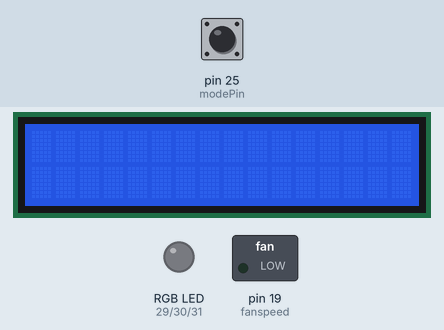
Simulated run of this sketch. Board: Arduino Mega 2560, built with avr-gcc and run on an emulated ATmega2560. Parts: 16×2 character LCD, switched loads named in the sketch (green lamp = pin HIGH), an RGB LED mixed from three pins (HIGH = lit). The test bench sets the inputs (shaded band); at power-on: pin 25 (modePin) LOW.

Above: at 0.1 s.
At 13.8 s:
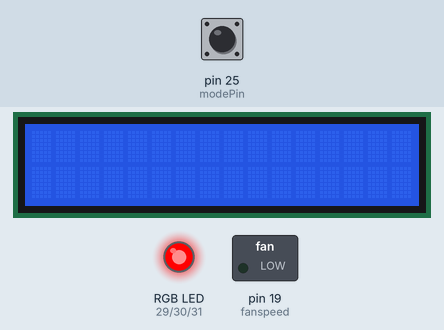
At 68.4 s:
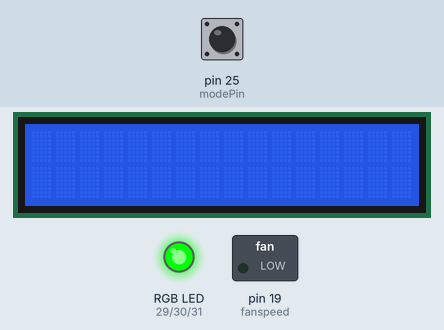
At 123.0 s:
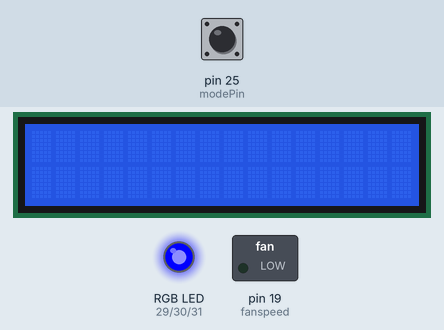
Timing chart, 0 to 124.5 s (numbered marks = the images above):
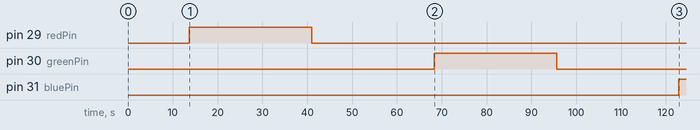

Measured:
- by itself, pin 29 (redPin): LOW → HIGH at 13.7 s, → LOW 27.3 s later
- by itself, pin 30 (greenPin): LOW → HIGH at 68.3 s, → LOW 27.3 s later
- by itself, pin 31 (bluePin): LOW → HIGH at 123 s

The sketch:

speedandrgb.ino
```cpp
#include <Wire.h>
#include <AM2320.h>
#include <LiquidCrystal_I2C.h>
LiquidCrystal_I2C lcd(0x3f, 16, 2);
AM2320 th;
const int redPin = 29;
const int greenPin = 30;
const int bluePin = 31;
const int fanspeed = 19;
const int potR = 10;
const int potG = 11;
const int potB = 12;
const int potF = 13;
int modePin = 25;
int potFvalue = 0;
void setup() {
  // put your setup code here, to run once:
  pinMode(redPin, OUTPUT);
  pinMode(greenPin, OUTPUT);
  pinMode(bluePin, OUTPUT);
  pinMode(fanspeed, OUTPUT);
  pinMode(modePin, INPUT);
  pinMode(potR, INPUT);
  pinMode(potG, INPUT);
  pinMode(potB, INPUT);
  pinMode(potF, INPUT);
  Wire.begin();
  Serial.begin(9600);
  lcd.begin();
}

void loop() {
  // put your main code here, to run repeatedly:
  int r, g, b, fanspeedvalue;
  float temp;
  digitalRead(modePin);
  if (modePin = HIGH) {
    int tempvalue = map(th.t, 10, 80, 0, 100);
    fanspeedvalue = map(tempvalue, 0, 100, 0, 255);
    analogWrite(fanspeed, fanspeedvalue);
    colorful();
    delay(2);
  } else {

    r = analogRead(potR);
    g = analogRead(potG);
    b =  analogRead(potB);
    potFvalue = analogRead(potF);
    fanspeedvalue = map(potFvalue, 0, 1023, 0, 255);
    analogWrite(fanspeed, fanspeedvalue);
    setColor(r, g, b);
    delay(2);
  }

}
void setColor(int red, int green, int blue)
{
#ifdef COMMON_ANODE
  red = 255 - red;
  green = 255 - green;
  blue = 255 - blue;
#endif
  analogWrite(redPin, red);
  analogWrite(greenPin, green);
  analogWrite(bluePin, blue);
}
void colorful()
{
  digitalRead(modePin);
  int beatingdelay = analogRead(potF);
  int beatingvalue = map(beatingdelay, 0, 1023, 50, 1000);
  do {
    for (int fadeValueR = 0 ; fadeValueR <= 255; fadeValueR += 5) {
      setColor(fadeValueR, 0, 0);  // red
      delay(beatingvalue);
    }
    for (int fadeValueR = 255 ; fadeValueR >= 0; fadeValueR -= 5) {
      // sets the value (range from 0 to 255):
      setColor(fadeValueR, 0, 0);  // red
      // wait for 30 milliseconds to see the dimming effect
      delay(beatingvalue);
    }

    for (int fadeValueG = 0 ; fadeValueG <= 255; fadeValueG += 5) {
      setColor( 0, fadeValueG, 0); // Green
      delay(beatingvalue);
    }
    for (int fadeValueG = 255 ; fadeValueG >= 0; fadeValueG -= 5) {
      // sets the value (range from 0 to 255):
      setColor( 0, fadeValueG, 0); // Green
      // wait for 30 milliseconds to see the dimming effect
      delay(beatingvalue);
    }

    for (int fadeValueB = 0 ; fadeValueB <= 255; fadeValueB += 5) {
      setColor( 0, 0, fadeValueB); // blue
      delay(beatingvalue);
    }
    for (int fadeValueB = 255 ; fadeValueB >= 0; fadeValueB -= 5) {
      // sets the value (range from 0 to 255):
      setColor( 0, 0, fadeValueB); // blue
      // wait for 30 milliseconds to see the dimming effect
      delay(beatingvalue);
    }
    for (int fadeValueRG = 0 ; fadeValueRG <= 255; fadeValueRG += 5) {
      setColor( fadeValueRG, fadeValueRG, 0); // yellow
      delay(beatingvalue);
    }
    for (int fadeValueRG = 255 ; fadeValueRG >= 0; fadeValueRG -= 5) {
      // sets the value (range from 0 to 255):
      setColor( fadeValueRG, fadeValueRG, 0); // yellow
      // wait for 30 milliseconds to see the dimming effect
      delay(beatingvalue);
    }
    for (int fadeValueRb = 0 ; fadeValueRb <= 255; fadeValueRb += 5) {
      setColor( fadeValueRb, 0, fadeValueRb); // yellow
      delay(beatingvalue);
    }
    for (int fadeValueRb = 255 ; fadeValueRb >= 0; fadeValueRb -= 5) {
      // sets the value (range from 0 to 255):
      setColor( fadeValueRb, 0, fadeValueRb); // yellow
      // wait for 30 milliseconds to see the dimming effect
      delay(beatingvalue);
    }
  } while (modePin = LOW);
}
```
